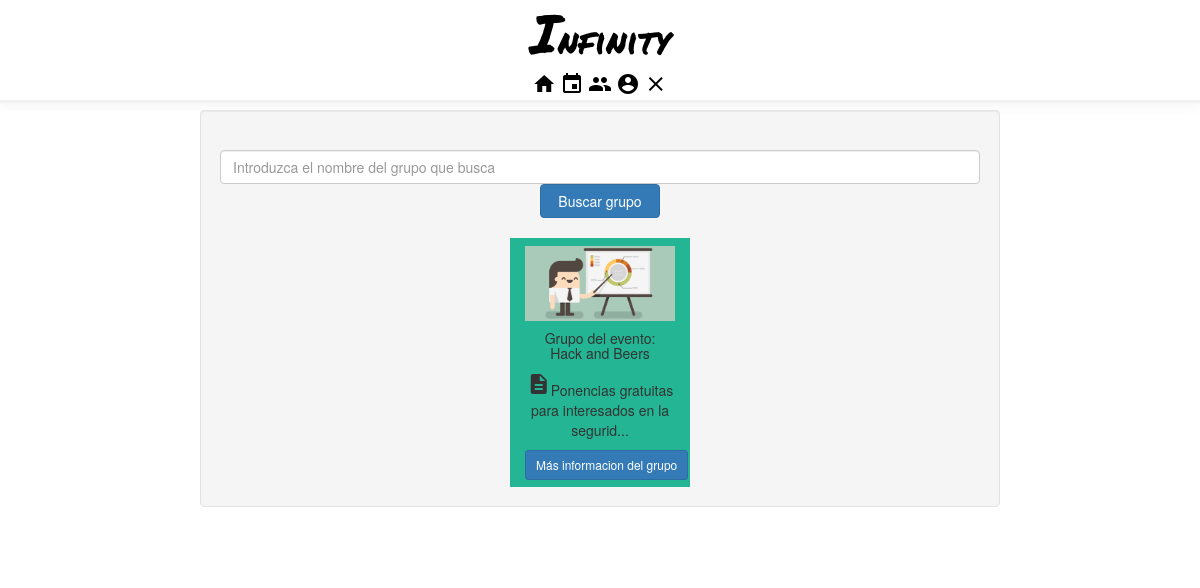
Screenshot of /Grupo.php (signed in) with the database file from the repository.
### tables this page shows
CREATE TABLE `grupo` (
  `id` int(11) NOT NULL,
  `name` varchar(140) NOT NULL COMMENT 'nombe grupo',
  `descripcion` varchar(300) NOT NULL,
  `image_path` varchar(260) NOT NULL
);

### grupo_db.php (called while the page is built, shortened)
<?php
function connectDB() {
    include("conexion.php");
    return $con;
}
function getAllGroups($limit) {
    $link = connectDB();
    $sql = "SELECT * FROM grupo";
    if($limit !== false){
        $sql .=" LIMIT ".$limit;
    }
    $res = mysqli_query($link, $sql);
    $ret = false;
    if (!$res) {
        mysqli_close($link);
        die("ERROR: SELECT QUERY ERROR");
    } else {
        $i = 0;
        while ($row = mysqli_fetch_array($res)) {
            $j = 0;
            while ($j < 4) {
                $ret[$i][$j] = $row[$j];
                $j++;
            }
            $i++;
        }
    }
    return $ret;
}

### adminGrupo.php (the view, shortened to what this page needs)
<?php
function printCardGrupo($grupoInfo) {
    $str = "";
    if ($grupoInfo !== false) {
        $str = '<div class="card container" style="width: 18rem;">';
        if (file_exists($grupoInfo[3])) {
            $str .= ' <img class="card-img-top" src="' . $grupoInfo[3]
                    . '" alt="imagen de grupo ' . $grupoInfo[1]
                    . '" style="max-width:100%;"></img>';
        }
        $str .= ' <div class="card-body">
                <h5 class="card-title">Grupo del evento:<br/>' . $grupoInfo[1]
                . '</h5><p class="card-text"><i class="material-icons">description</i>'
                . substr($grupoInfo[2], 0, 50) . '...</p>
                <a href="Grupo.php?grupo=' . urlencode($grupoInfo[1]) . '" class="btn btn-sm btn-primary">Más informacion del grupo</a>
              </div>
            </div>';
    }
    return $str;
}
?>

### Grupo.php (shortened to what this page needs)
<!DOCTYPE html>
<html lang="en">
    <head>
        <?php include 'stylesheets.php';
        ?>
        <link type='text/css' rel='stylesheet' href='css/gallery.css'>
        <link type="text/css" rel="stylesheet" href="css/lightGallery.css" />
    </head>
    <body>
        <?php
        include_once 'header.php';
        include_once 'grupo_db.php';
        include_once 'adminGrupo.php';
        function printGrupos(){
            $str = "";
            $ret = getAllGroups(10);
            for($i = 0; $i < sizeof($ret);$i++){
                $str.= printCardGrupo($ret[$i]);
            }
            return $str;
        }
        function printform() {
            return '<form method = "GET" action = "#">
                            <div class = "form-group form-control-lg">
            <input type = "text" class = "form-control" name = "grupo" placeholder = "Introduzca el nombre del grupo que busca">
            <input type = "submit" class = "btn btn-primary" value = "Buscar grupo">
        </div>
    </form>';
        }
        $bol = isset($_GET['grupo']) && $_GET['grupo'] != '';
        ?>
        <div class="container-fluid text-center">
            <div class="row content">
                <div class="col-sm-2 sidenav">
                </div>
                <div class="col-sm-8 text-center well" >
                    <?php
                    if ($bol) {
                        echo (printGrupo($groupInfo, $logrosInfo, $infoSubscribers));
                    } else {
                        echo (printform());
                        echo (printGrupos());
                    }
                    ?>
                </div>
            </div>
        </div>
    </body>
</html>

### CSS/hojaestilo.css (style rules this page uses)
body { color:rgb(30,24,1); background-color:rgb(250,250,250); margin:0; }
.row.content { height: 450px }
.sidenav { padding-top: 20px; background-color: white; height: 100%; }
.card { background: rgb(36,182,148); padding: 1%; }

### CSS/placeholder.css (style rules this page uses)
form { margin-top: 20px; margin-bottom: 20px; }
input { border: 1px solid #ccc; padding: 6px; outline: none; font-size: 14px; -webkit-border-radius: 6px; -moz-border-radius: 6px; border-radius: 6px; min-width: 10vw; margin: 10px; }

### CSS/gallery.css (style rules this page uses)
html, body { padding: 0; margin: 0; background: #ffffff; }
* { box-sizing: border-box; }
a { color: #4ab19a; }
.container { max-width: 1170px; width: 100%; padding-right: 15px; padding-left: 15px; margin-right: auto; margin-left: auto; }

### rows the page displays
grupo: image_path (picture), name "Hack and Beers", descripcion "Ponencias gratuitas para interesados en la segurid"
